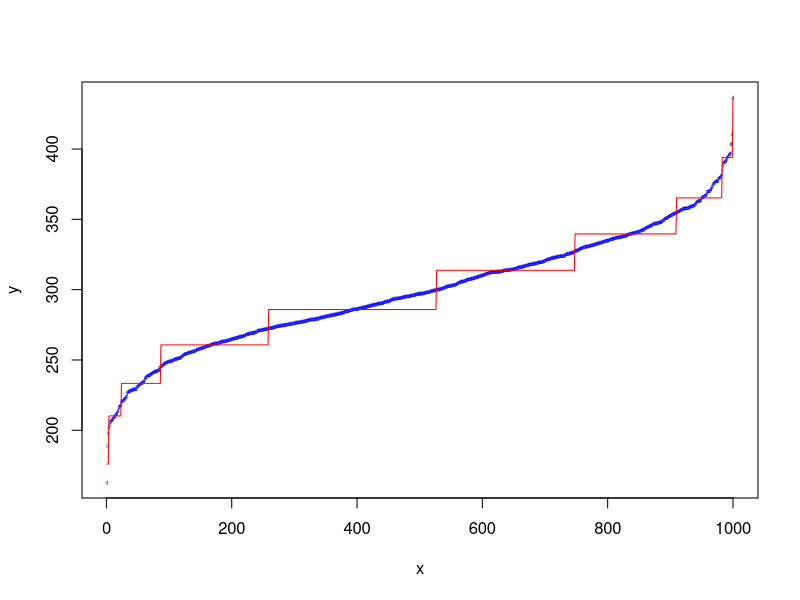

Source code (R):
y <- rnorm(1000,mean=300,sd=40)
y =sort(y,decreasing= FALSE)


#Equal Width
interval=10
interval_gap=(max(y)-min(y))/interval
binned_data=array(1000)
multiplier=1
k=1
m=1
temp=array(1000)
for(i in 1:1000)
{
  
 #cat(y[i], min(y)+ (multiplier-1) * interval_gap,min(y) + multiplier * interval_gap," ")
 if((y[i]<=min(y) + multiplier * interval_gap) && (y[i] >= min(y)+ (multiplier-1) * interval_gap))
 {
   temp[k]=y[i]
   #print(temp[k])
   k=k+1
 }
  else
  {
    #print("hey")
    for(x in 1:k-1)
    {
    binned_data[m]=mean(temp[1:k-1],na.rm=TRUE)
    #print(binned_data1[m])
    m=m+1
    }
    
    multiplier=multiplier+1
    temp=array(1000)
    k=1
    temp[k]=y[i]
  }

}
for(x in m:1000)
{
  binned_data[x]=mean(temp[1:k-1],na.rm=TRUE)
  #print(binned_data1[m])
}

x = array(1000)
for (i in 1:1000)
{
  x[i] = i
}
plot(x, y, col = "blue",
     cex = 0.3,pch = 100)
lines(x, binned_data, col = "red",
      cex = 0.5,pch = 100)

